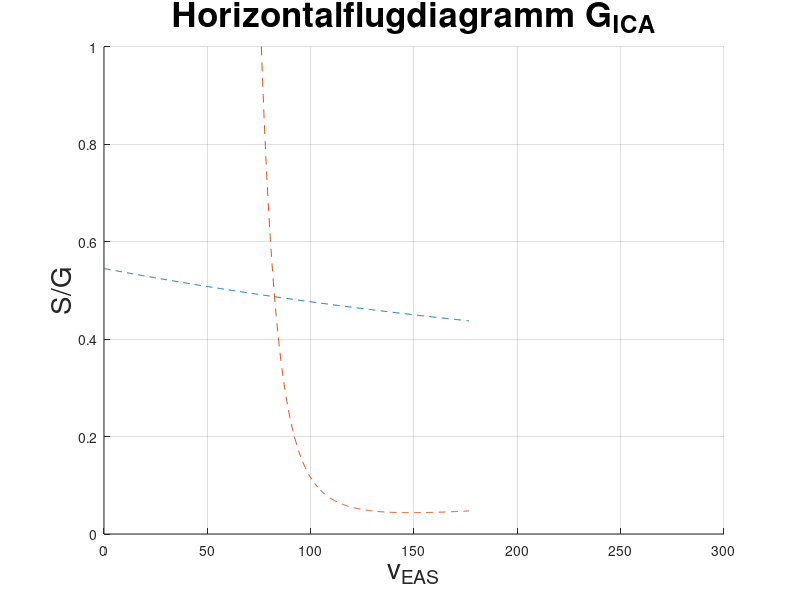

Here is the MATLAB script that generated this plot: (Note: this script raises an error after producing the figure.)
% FE2 PS7 Visualisierung Flugleistung 1 


clc
clear all
close all


load Projekt_specs.mat
load Ergebnisse_FLugleistung_1.mat
load Ergebnisse_Widerstand_FE2.mat

% Anzahl der Plots
numPlots = length(Ergebnisse_Flugleistung_1.hoehe_m);

% Farbverlauf definieren
colorStart = [1, 0.2, 0];   % Startfarbe (RGB)
colorEnd = [0, 0, 1];     % Endfarbe (RGB)

% Farbwerte für jeden Plot berechnen
colors_1 = zeros(numPlots, 3);
colors_2 = zeros(numPlots, 3);
for i = 1:numPlots
    colors_1(i, :) = colorStart + (i-1) * (colorEnd - colorStart) / (numPlots-1);
    colors_2(i, :) = colorStart + (i-1) * (colorEnd - colorStart) / (numPlots-1);
end

% Linienarten definieren
lineStyles = {'--', '-', '-.', '-', '--', '-', '-.', '-', '--', '-', '-.', '-' }; % Gestrichelt, Gepunktet


%% Horizontalflugdiagramm

figure(1) % Horiontalflugdiagramm
hold on
grid on
title('Horizontalflugdiagramm G_{ICA}', 'FontSize',25);
ylabel('S/G', 'FontSize',20);
xlabel('v_{EAS}', 'FontSize',20);
xlim([0 300]);
ylim([0 1]);

% p1_1(n_datensatz) = plot(v_EAS_j, S_G_vorh_j(n_datensatz, :), 'Color',colors_1(n_datensatz,:), 'LineStyle','--');
% p1_2(n_datensatz) = plot(v_EAS_j, S_G_erf_j(n_datensatz, :),  'Color',colors_2(n_datensatz,:), 'LineStyle','-');
% Plots erstellen
for n_plot = 1:numPlots
    autoplot_1(n_plot,1) = plot(Ergebnisse_Flugleistung_1.v_EAS_j, Ergebnisse_Flugleistung_1.S_G_vorh_j(n_plot,:), 'LineStyle', lineStyles{1,n_plot}); % , 'Color', colors(n_plot, :), 'LineStyle', lineStyles{1,n_plot});
    autoplot_2(n_plot,1) = plot(Ergebnisse_Flugleistung_1.v_EAS_j, Ergebnisse_Flugleistung_1.S_G_erf_j(n_plot,:), 'LineStyle', lineStyles{1,n_plot}); % , 'Color', colors(n_plot, :), 'LineStyle', lineStyles{1,n_plot});
    Legend{2*n_plot-1} =  '(S/G)_{erf} Hoehe ' + sprintf("%d",Ergebnisse_Flugleistung_1.hoehe_m(n_plot)) + 'm' ;
    Legend{2*n_plot} =  '(S/G)_{vorh} Hoehe ' + sprintf("%d",Ergebnisse_Flugleistung_1.hoehe_m(n_plot)) + 'm';
    legend(Legend(1:n_plot*2),Location='eastoutside', FontSize=10);

end


% plot(v_EAS_j(n_datensatz, :), eps_inkomp_j(n_datensatz, :), '--b');
hold off


%% SET

figure(2) % SET
hold on 
grid on
title('Spezifischer Schubüberschuss G_{ICA}', 'FontSize',25)
ylabel('SET','FontSize',20);
xlabel('v_{TAS}','FontSize',20);
xlim([0 350]);
ylim([0 0.7]);

% p2_1(n_datensatz) = plot(v_TAS_j(n_datensatz, :), SET(n_datensatz, :), 'Color',colors_2(n_datensatz,:), 'LineStyle','-');
% p2_2(n_datensatz) = plot(v_TAS_j(n_datensatz, SET_x(n_datensatz,1)), SET_y(n_datensatz,1), '*k');
% Legend2{n_datensatz*2-1} = 'SET in [rad] Hoehe ' + sprintf("%d",hoehe_m(n_datensatz)) + 'm';
% Legend2{n_datensatz*2} = '';
% legend(Legend2(1:n_datensatz*2), Location='eastoutside', FontSize=16)



for n_plot = 1:numPlots
    autoplot2_1(n_plot,1) = plot(Ergebnisse_Flugleistung_1.v_TAS_j, Ergebnisse_Flugleistung_1.SET(n_plot,:), 'LineStyle', lineStyles{1,n_plot}); % , 'Color', colors(n_plot, :), 'LineStyle', lineStyles{1,n_plot});
    autoplot2_2(n_plot,1) = plot(Ergebnisse_Flugleistung_1.v_TAS_j(n_plot, SET_x(n_plot,1)), Ergebnisse_Flugleistung_1.SET_y(n_plot,:), 'LineStyle', lineStyles{1,n_plot}); % , 'Color', colors(n_plot, :), 'LineStyle', lineStyles{1,n_plot});
    Legend2{2*n_plot-1} =  'SET in [rad] Hoehe ' + sprintf("%d",Ergebnisse_Flugleistung_1.hoehe_m(n_plot)) + 'm' ;
    Legend2{2*n_plot} =  '' + sprintf("%d",Ergebnisse_Flugleistung_1.hoehe_m(n_plot)) + 'm';
    legend(Legend2(1:n_plot*2),Location='eastoutside', FontSize=10);

end

hold off




